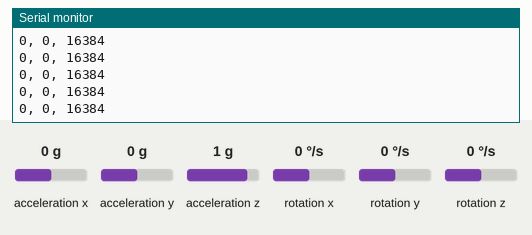
This sketch was run on a simulated Arduino Uno, built with avr-gcc and run on an emulated ATmega328P. Parts: the last lines printed to the serial monitor. The test bench sets the inputs (shaded band); at power-on: acceleration y 0 g, acceleration x 0 g, acceleration z 1 g, rotation x 0 °/s, rotation y 0 °/s, rotation z 0 °/s.

Above: at 1.3 s.
1.4 s: acceleration y set to -1.4 g
At 1.51 s:
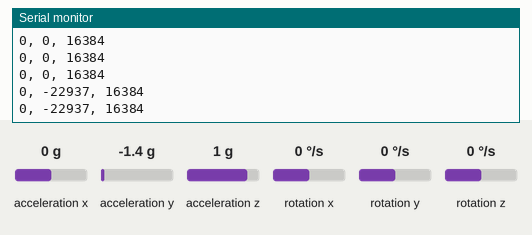
4.4 s: acceleration x set to -1.4 g
At 4.46 s:
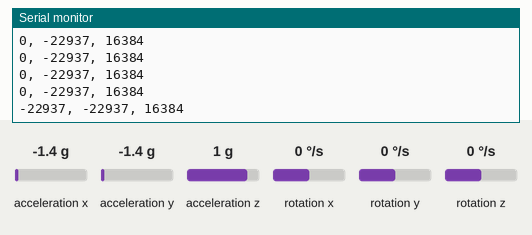
5.9 s: acceleration x set to 0 g
At 5.95 s:
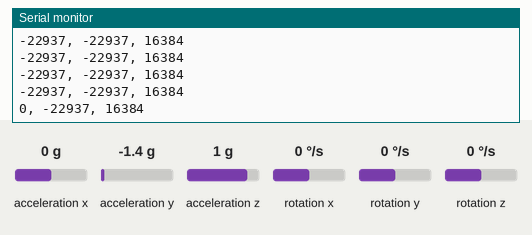
8.9 s: acceleration z set to -1.4 g
At 8.91 s:
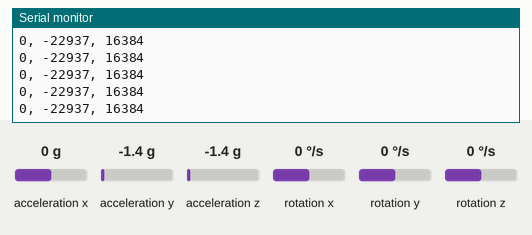

Measured:
- after the input at 1.4 s, the serial monitor: prints a new line after 0.05 s (image 1)
- after the input at 4.4 s, the serial monitor: prints a new line after 0.06 s (image 2)

The sketch:

btm_mpu6050.ino
```cpp
#include <Wire.h>
#include <MPU6050.h>
#include <SoftwareSerial.h>

MPU6050 mpu;
SoftwareSerial BTSerial(10, 11); // RX, TX for HC-05

#define MPU_POWER_PIN A2  // We'll use A2 as the 5V output for MPU6050

void setup() {
  // Power up MPU6050 through A2
  pinMode(MPU_POWER_PIN, OUTPUT);
  digitalWrite(MPU_POWER_PIN, HIGH); // Output 5V (or close to it)

  delay(100); // small delay to let MPU6050 stabilize

  Serial.begin(38400);
  BTSerial.begin(38400);
  Wire.begin();

  Serial.println("Initializing MPU6050...");
  mpu.initialize();

  if (mpu.testConnection()) {
    Serial.println("MPU6050 connected!");
  } else {
    Serial.println("MPU6050 connection failed!");
  }
}

void loop() {
  int16_t ax, ay, az;
  mpu.getAcceleration(&ax, &ay, &az);

  // Send as CSV: ax, ay, az
  BTSerial.print(ax);
  Serial.print(ax);

  BTSerial.print(",");
  Serial.print(", ");

  BTSerial.print(ay);
  Serial.print(ay);

  BTSerial.print(", ");
  Serial.print(", ");

  BTSerial.println(az);
  Serial.print(az);

  Serial.println();

  delay(50); // ~20Hz update rate
}
```
